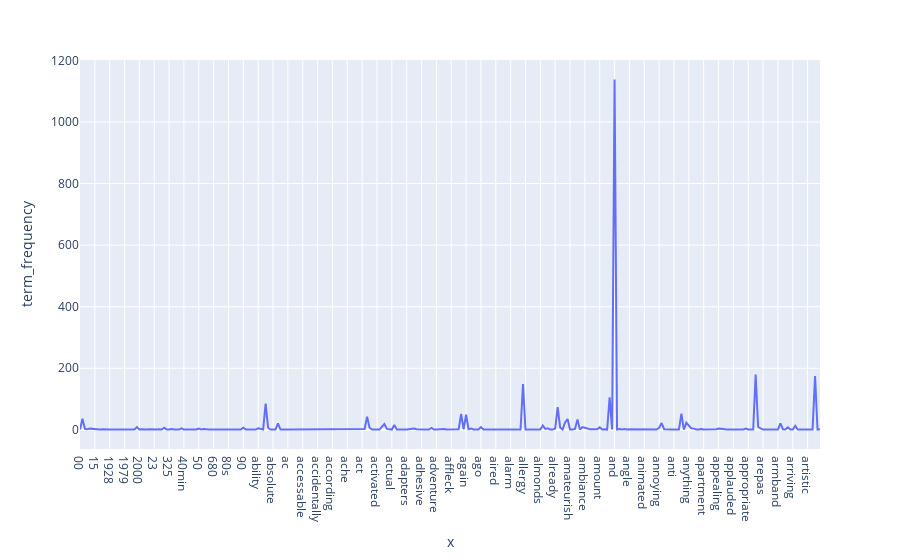

Source (notebook cell):
### Code cell
# Visualize the frequency of first 300 terms
import plotly.express as px

df = pd.DataFrame(term_frequencies[:300])
tf = pd.DataFrame((df).values,index=count_vect.get_feature_names_out()[:300], columns={"term_frequency"})
fig = px.line(tf, y="term_frequency", x=count_vect.get_feature_names_out()[:300])
fig.show()

### Figure 1 — Plotly figure (JSON) as saved in the notebook; plotly's stock layout.template omitted (floating-point values rounded to 4 significant figures; data arrays with more than 128 entries replaced by an {"elided": "..."} marker saying what was removed)
{"data": [{"hovertemplate": "x=%{x}<br>term_frequency=%{y}<extra></extra>", "legendgroup": "", "line": {"color": "#636efa", "dash": "solid"}, "marker": {"symbol": "circle"}, "mode": "lines", "name": "", "orientation": "v", "showlegend": false, "type": "scatter", "x": {"elided": "300 str values"}, "xaxis": "x", "y": {"elided": "300 int values"}, "yaxis": "y"}], "layout": {"legend": {"tracegroupgap": 0}, "margin": {"t": 60}, "xaxis": {"anchor": "y", "domain": [0, 1], "title": {"text": "x"}}, "yaxis": {"anchor": "x", "domain": [0, 1], "title": {"text": "term_frequency"}}}}
